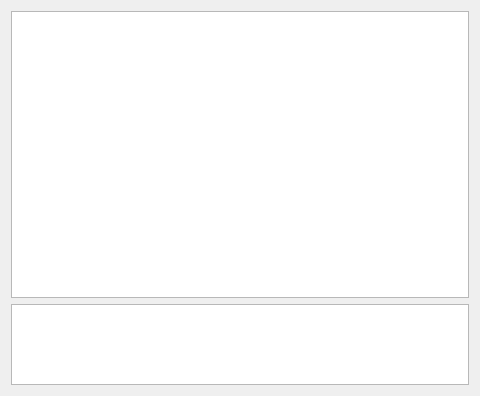
<?xml version="1.0" encoding="UTF-8"?>
<ui version="4.0">
 <class>ChatDialog</class>
 <widget class="QWidget" name="ChatDialog">
  <property name="geometry">
   <rect>
    <x>0</x>
    <y>0</y>
    <width>480</width>
    <height>396</height>
   </rect>
  </property>
  <property name="windowTitle">
   <string>Обмен сообщениями TLS 1.3</string>
  </property>
  <layout class="QVBoxLayout" name="verticalLayout">
   <item>
    <widget class="QPlainTextEdit" name="plainTextEdit">
     <property name="readOnly">
      <bool>true</bool>
     </property>
    </widget>
   </item>
   <item>
    <widget class="QPlainTextEdit" name="plainTextEdit_2">
     <property name="sizePolicy">
      <sizepolicy hsizetype="Expanding" vsizetype="Fixed">
       <horstretch>0</horstretch>
       <verstretch>0</verstretch>
      </sizepolicy>
     </property>
     <property name="maximumSize">
      <size>
       <width>16777215</width>
       <height>81</height>
      </size>
     </property>
    </widget>
   </item>
  </layout>
 </widget>
 <resources/>
 <connections/>
</ui>
